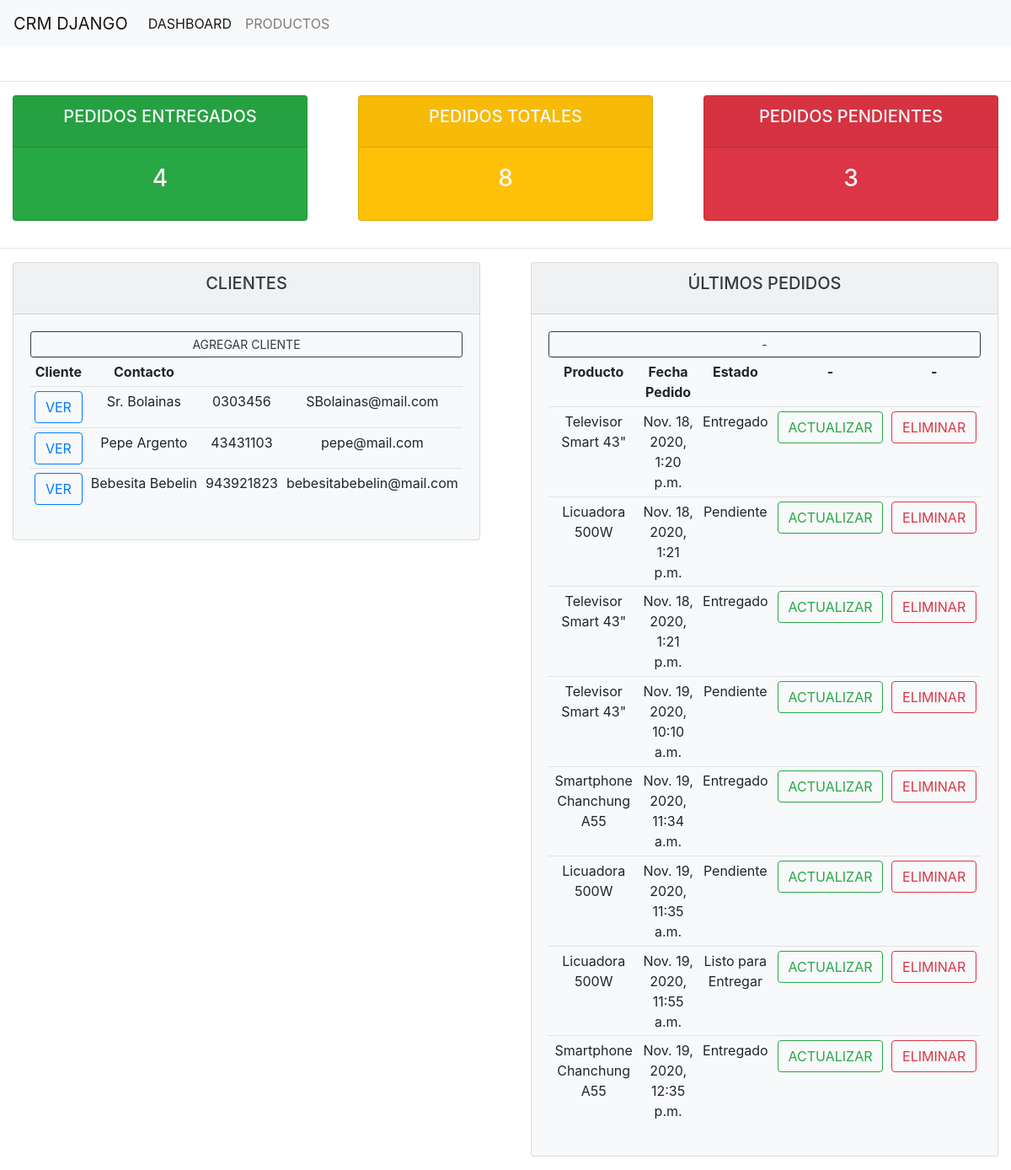
The page / on the database its author committed.
### accounts/models.py (models this page shows, shortened)
class Customer(models.Model):
	name = models.CharField(max_length=200, null=True)
	phone = models.CharField(max_length=200, null=True)
	email = models.CharField(max_length=200, null=True)
	date_created = models.DateTimeField(auto_now_add=True, null=True)

class Order(models.Model):
	STATUS = (
			('Pendiente', 'Pendiente'),
			('Listo para Entregar', 'Listo para Entregar'),
			('Entregado', 'Entregado'),
			)
	customer = models.ForeignKey(Customer, null=True, on_delete= models.SET_NULL)
	product = models.ForeignKey(Product, null=True, on_delete= models.SET_NULL)
	date_created = models.DateTimeField(auto_now_add=True, null=True)
	status = models.CharField(max_length=200, null=True, choices=STATUS)
	note = models.CharField(max_length=1000, null=True)

class Product(models.Model):
	CATEGORY = (
			('Interior', 'Interior'),
			('Exterior', 'Exterior'),
			)
	name = models.CharField(max_length=200, null=True)
	price = models.FloatField(null=True)
	category = models.CharField(max_length=200, null=True, choices=CATEGORY)
	description = models.CharField(max_length=200, null=True, blank=True)
	date_created = models.DateTimeField(auto_now_add=True, null=True)
	tags = models.ManyToManyField(Tag)
	def __str__(self):
		return self.name

### accounts/views.py (the view)
# urls.py: 2. Add a URL to urlpatterns:  path('', views.home, name='home')
def home(request):
    orders = Order.objects.all()
    customers = Customer.objects.all()
    total_customers = customers.count()
    total_orders = orders.count()
    delivered = orders.filter(status='Entregado').count()
    pending = orders.filter(status='Pendiente').count()
    context = {'orders':orders, 'customers':customers, 'total_orders':total_orders, 'delivered':delivered, 'pending':pending}
    return render(request, 'accounts/dashboard.html', context)

### accounts/templates/accounts/dashboard.html
{% extends 'accounts/main.html' %}
{% block content %}
{% include 'accounts/status.html' %}
<hr>
<div class="main">
<div class="row">
	<div class="col">
		<div class="col-md">
			<div class="card text-center text-dark bg-light  mb-3">
			  	<div class="card-header">
			  		<h5 class="card-title">CLIENTES</h5>
			  	</div>
			  	<div class="card-body">
                    <td><a href="#" class="btn btn-outline-dark btn-sm btn-block">AGREGAR CLIENTE</a></td>
                    <table class="table table-sm">
                        <tr>
                            <th>Cliente</th>
                            <th>Contacto</th>
                        </tr>
                        {% for i in customers %}
                        <tr>
                            <td><a href="{% url 'customer' i.id %}" class="btn btn-outline-primary" tabindex="-1" role="button" aria-disabled="true">VER</a></td>
                            <td>{{i.name}}</td>
                            <td>{{i.phone}}</td>
                            <td>{{i.email}}</td>
                        </tr>
                        {% endfor %}
                    </table>
                </div>
            </div>
        </div>
    </div>
	<div class="col">
		<div class="col-md">
			<div class="card text-center text-dark bg-light  mb-3">
			  	<div class="card-header">
			  		<h5 class="card-title">ÚLTIMOS PEDIDOS</h5>
			  	</div>
			  	<div class="card-body">
                    <td><a href="" class="btn btn-outline-dark btn-sm btn-block">-</a></td>
                    <table class="table table-sm">
                        <tr>
                            <th>Producto</th>
                            <th>Fecha Pedido</th>
                            <th>Estado</th>
                            <th>-</th>
                            <th>-</th>
                        </tr>
                        {% for i in orders %}
                        <tr>
                            <td>{{i.product}}</td>
                            <td>{{i.date_created}}</td>
                            <td>{{i.status}}</td>
                            <td><a href="{% url 'update_order' i.id %}" class="btn btn-outline-success" tabindex="-1" role="button" aria-disabled="true">ACTUALIZAR</a></td>
                            <td><a href="{% url 'delete_order' i.id %}" class="btn btn-outline-danger" tabindex="-1" role="button" aria-disabled="true">ELIMINAR</a></td>
                        </tr>
                        {% endfor %}
                    </table>
			  	</div>
			</div>
		</div>
    </div>
</div>
</div>
{% endblock %}

### accounts/templates/accounts/main.html (shortened to what this page needs)
{% load static %}
<!doctype html>
<html lang="en">
  <head>
    <link rel="stylesheet" href="https://cdn.jsdelivr.net/npm/bootstrap@4.5.3/dist/css/bootstrap.min.css">
    <link rel="stylesheet" type="text/css" href="{% static '/css/normalize.css' %}">
  </head>
  <body>
    {% include 'accounts/navbar.html' %}
    <br>
    <hr>
    {% block content %}
    {% endblock %}
  </body>
</html>

### accounts/templates/accounts/navbar.html (shortened to what this page needs)
{% load static %}
<nav class="navbar navbar-expand-lg navbar-light bg-light">
  <a class="navbar-brand" href="/">CRM DJANGO</a>
  <div class="collapse navbar-collapse" id="navbarNav">
    <ul class="navbar-nav">
      <li class="nav-item active">
        <a class="nav-link" href="{% url 'home' %}">DASHBOARD</a>
      </li>
      <li class="nav-item">
        <a class="nav-link" href="{% url 'products' %}">PRODUCTOS</a>
      </li>
    </ul>
  </div>
</nav>

### accounts/templates/accounts/status.html
<div class="row">
	<div class="col">
		<div class="col-md">
			<div class="card text-center text-light bg-success  mb-3">
			  	<div class="card-header">
			  		<h5 class="card-title">PEDIDOS ENTREGADOS</h5>
			  	</div>
			  	<div class="card-body">
			    	<h3 class="card-title">{{delivered}}</h3>
			  	</div>
			</div>
		</div>
    </div>
	<div class="col">
		<div class="col-md">
			<div class="card text-center text-light bg-warning  mb-3">
			  	<div class="card-header">
			  		<h5 class="card-title">PEDIDOS TOTALES</h5>
			  	</div>
			  	<div class="card-body">
			    	<h3 class="card-title">{{total_orders}}</h3>
			  	</div>
			</div>
		</div>
    </div>
	<div class="col">
		<div class="col-md">
			<div class="card text-center text-light bg-danger  mb-3">
			  	<div class="card-header">
			  		<h5 class="card-title">PEDIDOS PENDIENTES</h5>
			  	</div>
			  	<div class="card-body">
			    	<h3 class="card-title">{{pending}}</h3>
			  	</div>
            </div>
		</div>
    </div>
</div>

### rows shown on the page
Customer: name "Sr. Bolainas", phone "0303456", email "SBolainas@mail.com"
Customer: name "Pepe Argento", phone "43431103", email "pepe@mail.com"
Customer: name "Bebesita Bebelin", phone "943921823", email "bebesitabebelin@mail.com"
Order: product "Televisor Smart 43\"", date_created "Nov. 18, 2020, 1:20 p.m.", status "Entregado"
Order: product "Licuadora 500W", date_created "Nov. 18, 2020, 1:21 p.m.", status "Pendiente"
Order: product "Televisor Smart 43\"", date_created "Nov. 18, 2020, 1:21 p.m.", status "Entregado"
Order: product "Televisor Smart 43\"", date_created "Nov. 19, 2020, 10:10 a.m.", status "Pendiente"
Order: product "Smartphone Chanchung A55", date_created "Nov. 19, 2020, 11:34 a.m.", status "Entregado"
Order: product "Licuadora 500W", date_created "Nov. 19, 2020, 11:35 a.m.", status "Pendiente"
Order: product "Licuadora 500W", date_created "Nov. 19, 2020, 11:55 a.m.", status "Listo para Entregar"
Order: product "Smartphone Chanchung A55", date_created "Nov. 19, 2020, 12:35 p.m.", status "Entregado"

### other values the page prints
{{ delivered }} "4"
{{ total_orders }} "8"
{{ pending }} "3"
